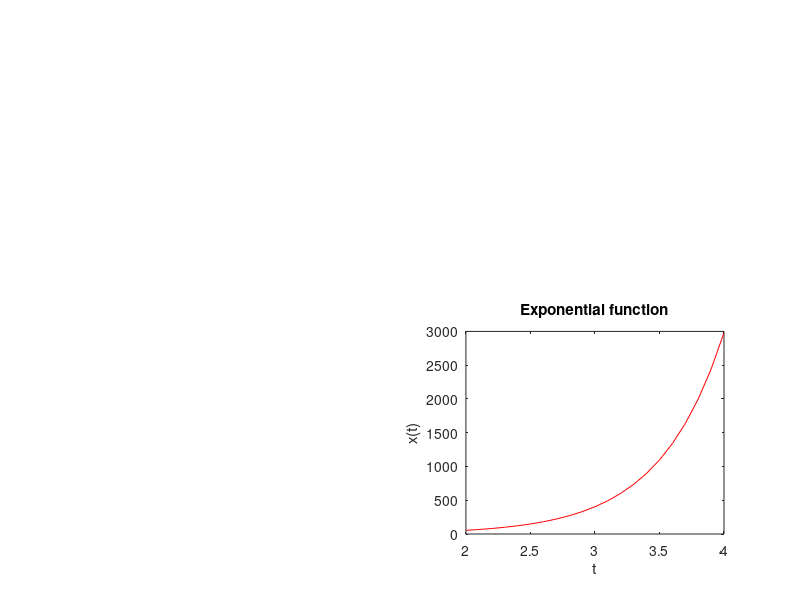

Reproduce this figure in MATLAB.
n = 4;
a = 2;
t = 2:0.1:n;
y=exp(a*t);
subplot(2,2,4);
plot(t,y,'r');
ylabel('x(t)');
xlabel('t');
title('Exponential function');